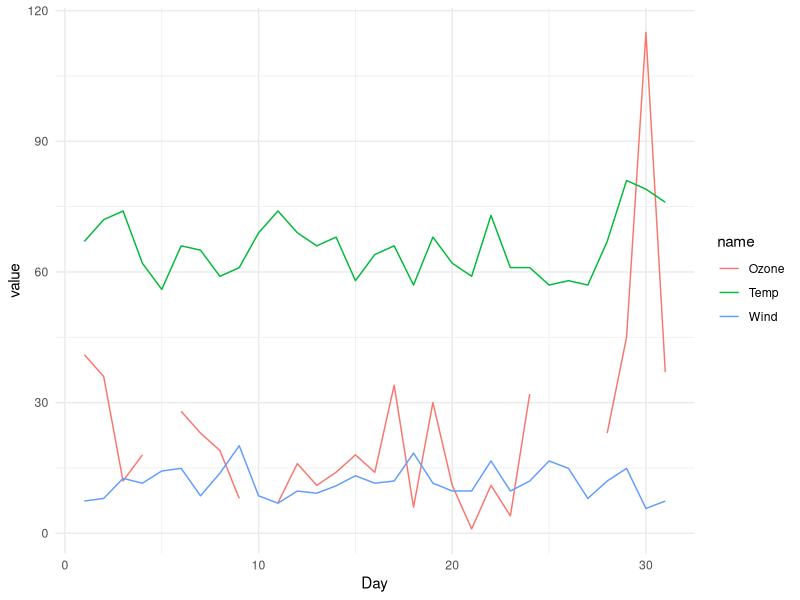
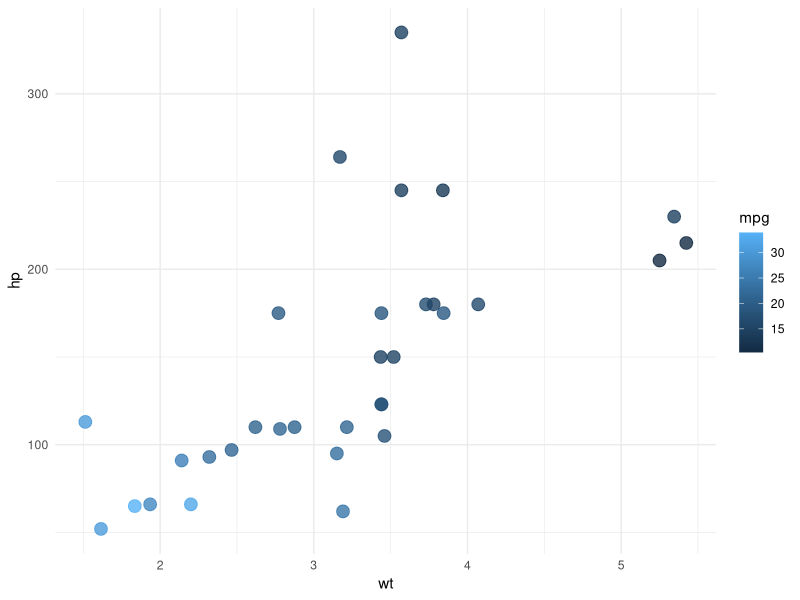
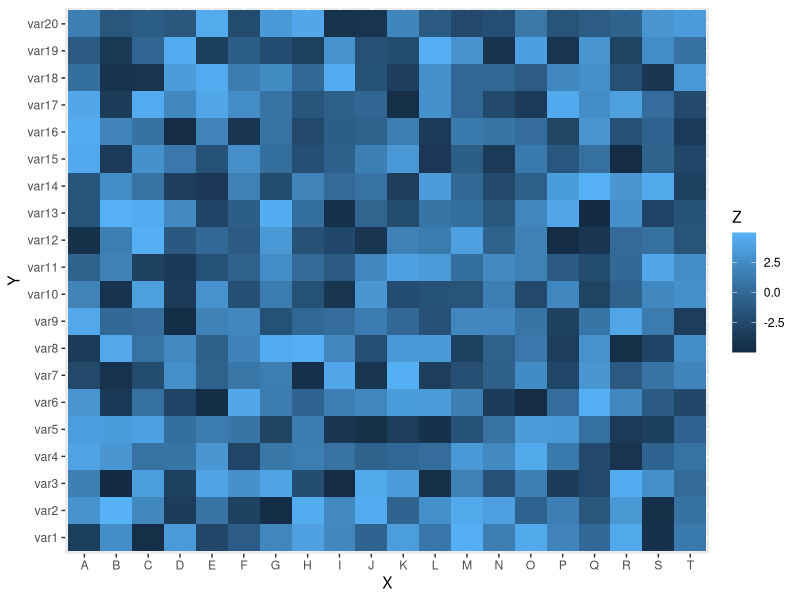
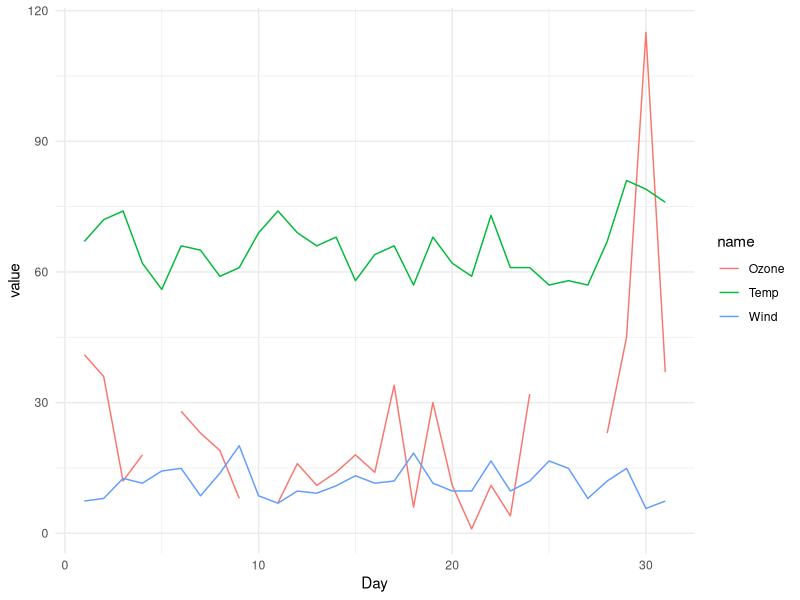
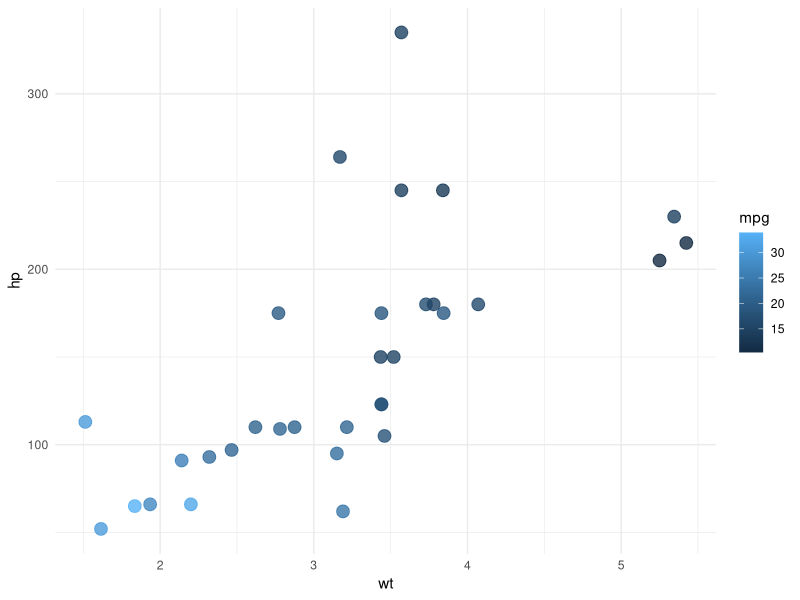
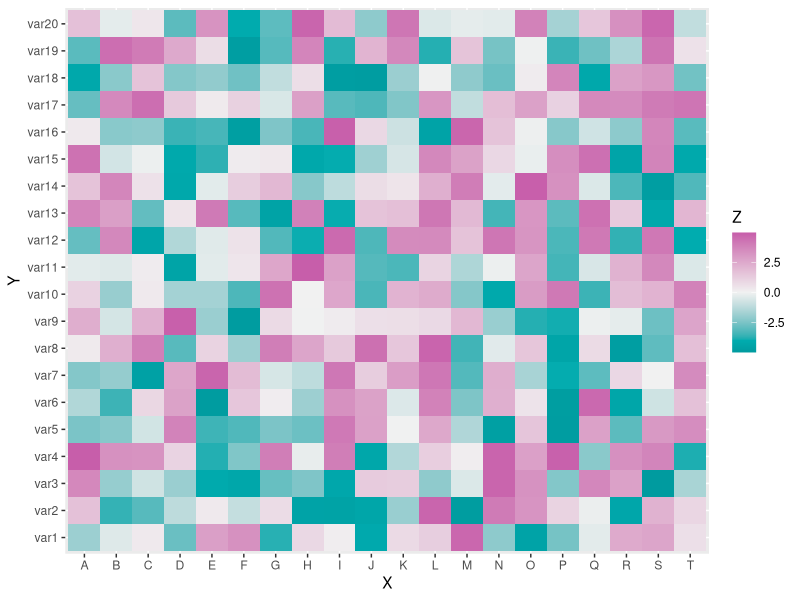

The R source for these figures, in order:
library(tidyverse)

# if not installed, install the colorspace package
# install.packages("colorspace")
library(colorspace)

# Your turn

# This is some data for a line chart
air <-
  airquality %>%
  filter(Month == 5) %>%
  select(Temp, Ozone, Wind, Day) %>%
  pivot_longer(cols = 1:3)

# take this chart, and change the color of the lines
# using a qualitative HCL color palette
ggplot(air) +
  geom_line(aes(x = Day, y = value, color = name)) +
  theme_minimal()


# take this plot and adjust the colors so that
# the bubbles are on a sequential scale using an HCL palette
ggplot(mtcars) +
  geom_point(aes(x = wt, y = hp, color = mpg), size = 4, alpha = 0.8) +
  theme_minimal()


# generate some dummy data
x <- LETTERS[1:20]
y <- paste0("var", seq(1, 20))
data <- expand.grid(X = x, Y = y)
data$Z <- runif(400, -5, 5)

# adjust this heatmap so that the colors
# are a diverging scale using an HCL palette
ggplot(data, aes(X, Y, fill = Z)) +
  geom_tile()

# if not installed, install the colorspace package
# install.packages("colorspace")
library(colorspace)

# Your turn

# This is some data for a line chart
air <-
  airquality %>%
  filter(Month == 5) %>%
  select(Temp, Ozone, Wind, Day) %>%
  pivot_longer(cols = 1:3)

# take this chart, and change the color of the lines
# using a qualitative HCL color palette
ggplot(air) +
  geom_line(aes(x = Day, y = value, color = name)) +
  scale_fill_discrete_qualitative(palette = "Set 2") +
  theme_minimal()


# take this plot and adjust the colors so that
# the bubbles are on a sequential scale using an HCL palette
ggplot(mtcars) +
  geom_point(aes(x = wt, y = hp, color = mpg), size = 4, alpha = 0.8) +
  scale_fill_continuous_sequential(palette = "Viridis") +
  theme_minimal()


# generate some dummy data
x <- LETTERS[1:20]
y <- paste0("var", seq(1, 20))
data <- expand.grid(X = x, Y = y)
data$Z <- runif(400, -5, 5)

# adjust this heatmap so that the colors
# are a diverging scale using an HCL palette
ggplot(data, aes(X, Y, fill = Z)) +
  geom_tile() +
  scale_fill_continuous_diverging(palette = "Tropic")
